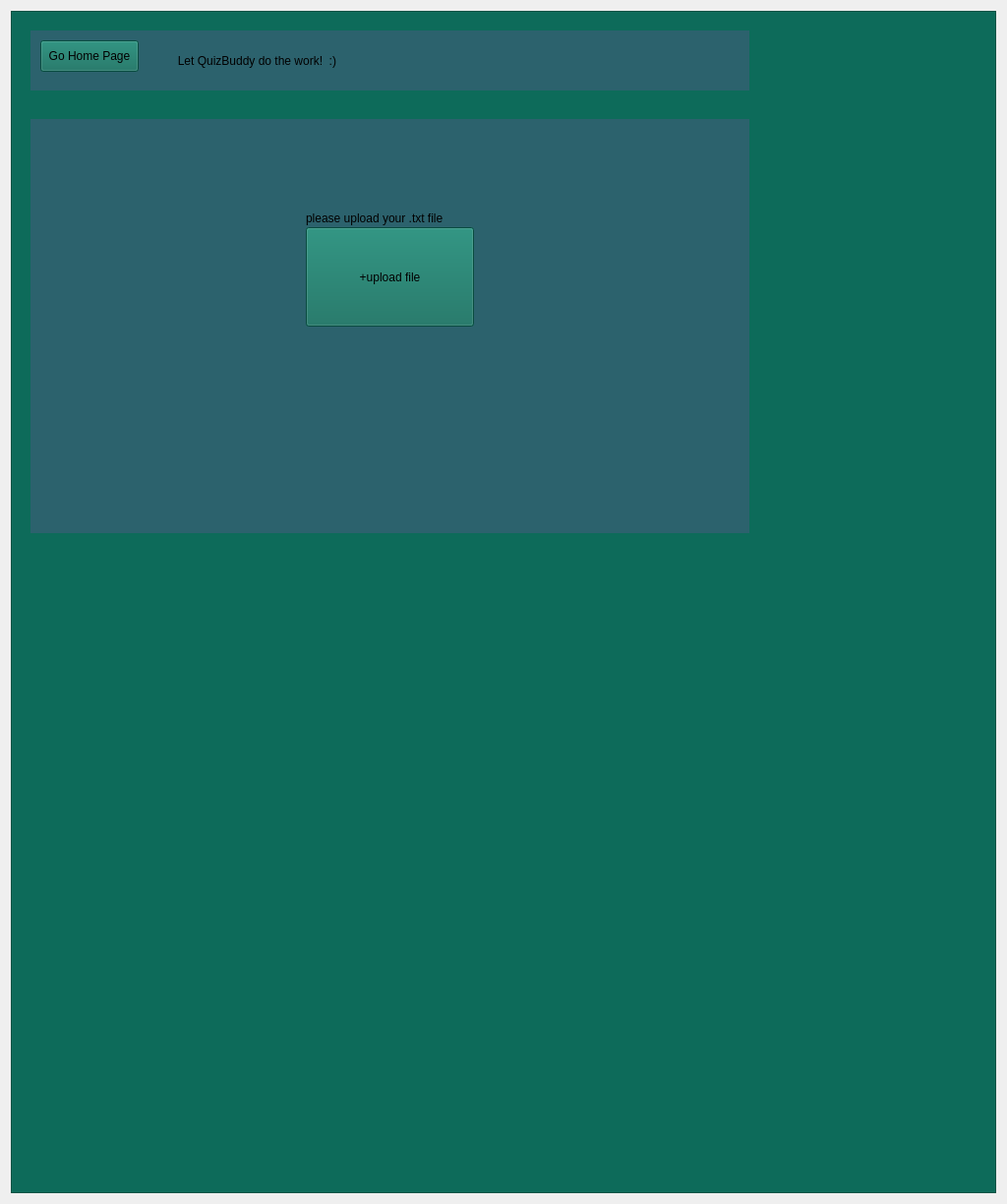
      <widget class="QWidget" name="scrollAreaWidgetContents_7">
       <property name="geometry">
        <rect>
         <x>0</x>
         <y>0</y>
         <width>1024</width>
         <height>1224</height>
        </rect>
       </property>
       <layout class="QVBoxLayout" name="verticalLayout_7">
        <item>
         <widget class="QFrame" name="quizPageBackground">
          <property name="enabled">
           <bool>true</bool>
          </property>
          <property name="minimumSize">
           <size>
            <width>1000</width>
            <height>1200</height>
           </size>
          </property>
          <property name="styleSheet">
           <string notr="true">background-color: rgb(13, 107, 90);</string>
          </property>
          <property name="frameShape">
           <enum>QFrame::StyledPanel</enum>
          </property>
          <property name="frameShadow">
           <enum>QFrame::Raised</enum>
          </property>
          <widget class="QLabel" name="label_27">
           <property name="geometry">
            <rect>
             <x>20</x>
             <y>20</y>
             <width>731</width>
             <height>61</height>
            </rect>
           </property>
           <property name="styleSheet">
            <string notr="true">background-color: rgb(44, 98, 109);
font: 20pt &quot;Times New Roman&quot;;</string>
           </property>
           <property name="text">
            <string>                                             Let QuizBuddy do the work!  :)</string>
           </property>
          </widget>
          <widget class="QLabel" name="label_28">
           <property name="geometry">
            <rect>
             <x>20</x>
             <y>110</y>
             <width>731</width>
             <height>421</height>
            </rect>
           </property>
           <property name="styleSheet">
            <string notr="true">background-color: rgb(44, 98, 109);
font: 18pt &quot;Times New Roman&quot;;</string>
           </property>
           <property name="text">
            <string/>
           </property>
          </widget>
          <widget class="QLabel" name="label_29">
           <property name="geometry">
            <rect>
             <x>300</x>
             <y>170</y>
             <width>161</width>
             <height>81</height>
            </rect>
           </property>
           <property name="styleSheet">
            <string notr="true">background-color: rgb(44, 98, 109);
font: 15pt &quot;Times New Roman&quot;;</string>
           </property>
           <property name="text">
            <string>please upload your .txt file</string>
           </property>
          </widget>
          <widget class="QPushButton" name="uploadFile">
           <property name="geometry">
            <rect>
             <x>300</x>
             <y>220</y>
             <width>171</width>
             <height>101</height>
            </rect>
           </property>
           <property name="text">
            <string>+upload file</string>
           </property>
          </widget>
          <widget class="QPushButton" name="goHomeButton">
           <property name="geometry">
            <rect>
             <x>30</x>
             <y>30</y>
             <width>100</width>
             <height>32</height>
            </rect>
           </property>
           <property name="text">
            <string>Go Home Page</string>
           </property>
          </widget>
         </widget>
        </item>
       </layout>
      </widget>
